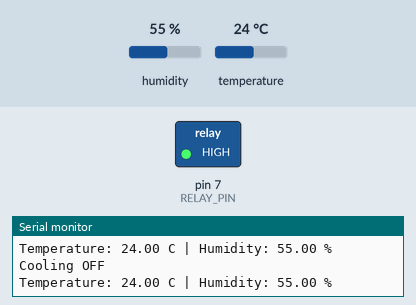
Bench run of a sketch on a simulated Arduino Uno, built with avr-gcc and run on an emulated ATmega328P. On the bench: switched loads named in the sketch (green lamp = pin HIGH), the last lines printed to the serial monitor. The inputs (shaded band) are chosen by the test bench; at power-on: temperature 24 °C, humidity 55 %.

Above: at 2.8 s.
2.9 s: temperature set to 29.2 °C
5.6 s: temperature set to 30.6 °C
At 6.4 s:
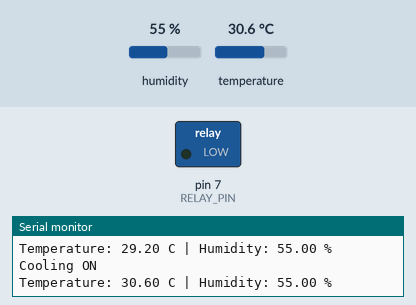
8.3 s: temperature set to 28.6 °C
11.2 s: temperature set to 27.2 °C
At 12.8 s:
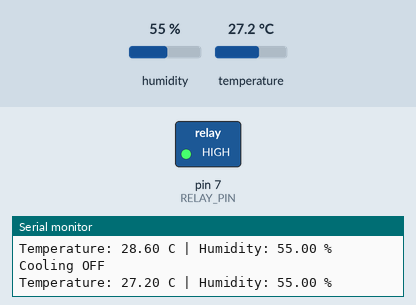
13.9 s: temperature set to 33 °C
At 14.6 s:
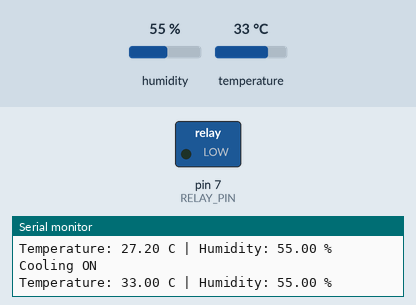
Timing chart, 0 to 16.9 s (numbered marks = the images above; inputs shaded):
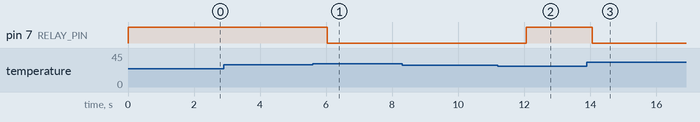

The sketch:

cold_storage_prototype.ino
```cpp
#include <DHT.h>

#define DHTPIN 2
#define DHTTYPE DHT22
#define RELAY_PIN 7

DHT dht(DHTPIN, DHTTYPE);

float coolingON = 30.0;
float coolingOFF = 28.0;

void setup() {
  Serial.begin(9600);

  dht.begin();

  pinMode(RELAY_PIN, OUTPUT);

  // Relay is Active LOW
  digitalWrite(RELAY_PIN, HIGH);   // Cooling OFF initially

  Serial.println("Cold Storage System Started");
}

void loop() {

  float temperature = dht.readTemperature();
  float humidity = dht.readHumidity();

  // Check sensor
  if (isnan(temperature) || isnan(humidity)) {
    Serial.println("DHT22 Sensor Error");
    delay(2000);
    return;
  }

  // COOLING CONTROL
  if (temperature >= coolingON) {
    digitalWrite(RELAY_PIN, LOW);   // Relay ON
    Serial.println("Cooling ON");
  }
  else if (temperature <= coolingOFF) {
    digitalWrite(RELAY_PIN, HIGH);  // Relay OFF
    Serial.println("Cooling OFF");
  }

  // Display readings
  Serial.print("Temperature: ");
  Serial.print(temperature);
  Serial.print(" C | Humidity: ");
  Serial.print(humidity);
  Serial.println(" %");

  delay(2000);
}
```

Measured:
- the behaviour switches between 29.9 and 30 °C on temperature (found by bisection; images 0 and 1)
- the behaviour switches between 28.1 and 28 °C on temperature (found by bisection; images 1 and 2)
- after the input at 5.6 s, pin 7 (RELAY_PIN): HIGH → LOW after 0.44 s
- after the input at 11.2 s, pin 7 (RELAY_PIN): LOW → HIGH after 0.86 s
- after the input at 13.9 s, pin 7 (RELAY_PIN): HIGH → LOW after 0.16 s
